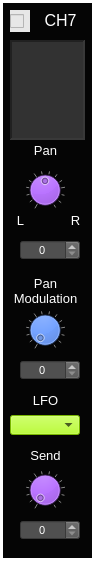
  <widget class="CustomFrame" name="frame_MixerChannel_7">
   <property name="geometry">
    <rect>
     <x>610</x>
     <y>10</y>
     <width>95</width>
     <height>561</height>
    </rect>
   </property>
   <property name="styleSheet">
    <string notr="true">background-color: rgb(5, 5, 5);
color: rgb(255, 255, 255);</string>
   </property>
   <property name="frameShape">
    <enum>QFrame::Panel</enum>
   </property>
   <property name="frameShadow">
    <enum>QFrame::Plain</enum>
   </property>
   <property name="lineWidth">
    <number>3</number>
   </property>
   <property name="midLineWidth">
    <number>1</number>
   </property>
   <widget class="QLabel" name="label_ADSRtitle_7">
    <property name="geometry">
     <rect>
      <x>40</x>
      <y>10</y>
      <width>41</width>
      <height>20</height>
     </rect>
    </property>
    <property name="font">
     <font>
      <pointsize>12</pointsize>
     </font>
    </property>
    <property name="styleSheet">
     <string notr="true">color: rgb(255, 255, 255);</string>
    </property>
    <property name="text">
     <string>CH7</string>
    </property>
    <property name="alignment">
     <set>Qt::AlignCenter</set>
    </property>
   </widget>
   <widget class="QTextEdit" name="textEdit_MixerChanText_7">
    <property name="geometry">
     <rect>
      <x>10</x>
      <y>40</y>
      <width>75</width>
      <height>100</height>
     </rect>
    </property>
    <property name="focusPolicy">
     <enum>Qt::NoFocus</enum>
    </property>
    <property name="styleSheet">
     <string notr="true">background-color: rgb(50,50,50);</string>
    </property>
    <property name="frameShape">
     <enum>QFrame::Panel</enum>
    </property>
    <property name="lineWidth">
     <number>2</number>
    </property>
    <property name="midLineWidth">
     <number>2</number>
    </property>
    <property name="readOnly">
     <bool>true</bool>
    </property>
   </widget>
   <widget class="QLabel" name="label_166">
    <property name="geometry">
     <rect>
      <x>25</x>
      <y>140</y>
      <width>41</width>
      <height>21</height>
     </rect>
    </property>
    <property name="font">
     <font>
      <pointsize>10</pointsize>
     </font>
    </property>
    <property name="styleSheet">
     <string notr="true">color: rgb(255, 255, 255);</string>
    </property>
    <property name="text">
     <string>Pan</string>
    </property>
    <property name="alignment">
     <set>Qt::AlignCenter</set>
    </property>
   </widget>
   <widget class="CustomDial" name="dial_MixerChPan_7">
    <property name="geometry">
     <rect>
      <x>25</x>
      <y>170</y>
      <width>40</width>
      <height>40</height>
     </rect>
    </property>
    <property name="focusPolicy">
     <enum>Qt::NoFocus</enum>
    </property>
    <property name="styleSheet">
     <string notr="true">background-color: rgb(170, 85, 255);</string>
    </property>
    <property name="minimum">
     <number>0</number>
    </property>
    <property name="maximum">
     <number>100</number>
    </property>
    <property name="value">
     <number>50</number>
    </property>
    <property name="wrapping">
     <bool>false</bool>
    </property>
    <property name="notchTarget">
     <double>8.000000000000000</double>
    </property>
    <property name="notchesVisible">
     <bool>true</bool>
    </property>
   </widget>
   <widget class="QLabel" name="label_167">
    <property name="geometry">
     <rect>
      <x>10</x>
      <y>210</y>
      <width>21</width>
      <height>21</height>
     </rect>
    </property>
    <property name="font">
     <font>
      <pointsize>10</pointsize>
     </font>
    </property>
    <property name="styleSheet">
     <string notr="true">color: rgb(255, 255, 255);</string>
    </property>
    <property name="text">
     <string>L</string>
    </property>
    <property name="alignment">
     <set>Qt::AlignCenter</set>
    </property>
   </widget>
   <widget class="QLabel" name="label_168">
    <property name="geometry">
     <rect>
      <x>65</x>
      <y>210</y>
      <width>21</width>
      <height>21</height>
     </rect>
    </property>
    <property name="font">
     <font>
      <pointsize>10</pointsize>
     </font>
    </property>
    <property name="styleSheet">
     <string notr="true">color: rgb(255, 255, 255);</string>
    </property>
    <property name="text">
     <string>R</string>
    </property>
    <property name="alignment">
     <set>Qt::AlignCenter</set>
    </property>
   </widget>
   <widget class="QLabel" name="label_169">
    <property name="geometry">
     <rect>
      <x>10</x>
      <y>270</y>
      <width>71</width>
      <height>41</height>
     </rect>
    </property>
    <property name="font">
     <font>
      <pointsize>10</pointsize>
     </font>
    </property>
    <property name="styleSheet">
     <string notr="true">color: rgb(255, 255, 255);</string>
    </property>
    <property name="text">
     <string>Pan
Modulation</string>
    </property>
    <property name="alignment">
     <set>Qt::AlignCenter</set>
    </property>
   </widget>
   <widget class="QLabel" name="label_170">
    <property name="geometry">
     <rect>
      <x>25</x>
      <y>445</y>
      <width>41</width>
      <height>21</height>
     </rect>
    </property>
    <property name="font">
     <font>
      <pointsize>10</pointsize>
     </font>
    </property>
    <property name="styleSheet">
     <string notr="true">color: rgb(255, 255, 255);</string>
    </property>
    <property name="text">
     <string>Send</string>
    </property>
    <property name="alignment">
     <set>Qt::AlignCenter</set>
    </property>
   </widget>
   <widget class="CustomDial" name="dial_MixerChSend_7">
    <property name="geometry">
     <rect>
      <x>25</x>
      <y>470</y>
      <width>40</width>
      <height>40</height>
     </rect>
    </property>
    <property name="focusPolicy">
     <enum>Qt::NoFocus</enum>
    </property>
    <property name="styleSheet">
     <string notr="true">background-color: rgb(170, 85, 255);</string>
    </property>
    <property name="maximum">
     <number>100</number>
    </property>
    <property name="value">
     <number>0</number>
    </property>
    <property name="wrapping">
     <bool>false</bool>
    </property>
    <property name="notchTarget">
     <double>8.000000000000000</double>
    </property>
    <property name="notchesVisible">
     <bool>true</bool>
    </property>
   </widget>
   <widget class="CustomComboBox" name="comboBox_MixerChPanModLfo_7">
    <property name="geometry">
     <rect>
      <x>10</x>
      <y>415</y>
      <width>70</width>
      <height>20</height>
     </rect>
    </property>
    <property name="font">
     <font>
      <pointsize>8</pointsize>
     </font>
    </property>
    <property name="focusPolicy">
     <enum>Qt::NoFocus</enum>
    </property>
    <property name="styleSheet">
     <string notr="true">selection-background-color: rgb(255, 0, 0);
color: rgb(0,0,0);
border-color: rgb(0, 0, 0);
background-color: rgb(170, 255, 0);
</string>
    </property>
    <property name="currentText">
     <string/>
    </property>
    <property name="currentIndex">
     <number>-1</number>
    </property>
    <property name="maxVisibleItems">
     <number>4</number>
    </property>
   </widget>
   <widget class="QLabel" name="label_102">
    <property name="geometry">
     <rect>
      <x>20</x>
      <y>390</y>
      <width>51</width>
      <height>21</height>
     </rect>
    </property>
    <property name="font">
     <font>
      <pointsize>10</pointsize>
     </font>
    </property>
    <property name="styleSheet">
     <string notr="true">color: rgb(255, 255, 255);</string>
    </property>
    <property name="text">
     <string>LFO</string>
    </property>
    <property name="alignment">
     <set>Qt::AlignCenter</set>
    </property>
   </widget>
   <widget class="CustomDial" name="dial_MixerChPanModLevel_7">
    <property name="geometry">
     <rect>
      <x>25</x>
      <y>310</y>
      <width>40</width>
      <height>40</height>
     </rect>
    </property>
    <property name="focusPolicy">
     <enum>Qt::NoFocus</enum>
    </property>
    <property name="styleSheet">
     <string notr="true">background-color: rgb(0, 85, 255);</string>
    </property>
    <property name="minimum">
     <number>0</number>
    </property>
    <property name="maximum">
     <number>100</number>
    </property>
    <property name="value">
     <number>0</number>
    </property>
    <property name="wrapping">
     <bool>false</bool>
    </property>
    <property name="notchTarget">
     <double>8.000000000000000</double>
    </property>
    <property name="notchesVisible">
     <bool>true</bool>
    </property>
   </widget>
   <widget class="QSpinBox" name="spinBox_MixerChPanModLevel_7">
    <property name="geometry">
     <rect>
      <x>20</x>
      <y>360</y>
      <width>60</width>
      <height>20</height>
     </rect>
    </property>
    <property name="font">
     <font>
      <pointsize>8</pointsize>
     </font>
    </property>
    <property name="focusPolicy">
     <enum>Qt::NoFocus</enum>
    </property>
    <property name="styleSheet">
     <string notr="true">background-color: rgb(80,80,80);
color: rgb(255, 255, 255);</string>
    </property>
    <property name="alignment">
     <set>Qt::AlignCenter</set>
    </property>
    <property name="readOnly">
     <bool>false</bool>
    </property>
    <property name="accelerated">
     <bool>true</bool>
    </property>
    <property name="maximum">
     <number>100</number>
    </property>
    <property name="value">
     <number>0</number>
    </property>
   </widget>
   <widget class="CustomCheckBox" name="checkBox_MixerChanActivity_7">
    <property name="geometry">
     <rect>
      <x>10</x>
      <y>10</y>
      <width>20</width>
      <height>22</height>
     </rect>
    </property>
    <property name="font">
     <font>
      <pointsize>12</pointsize>
     </font>
    </property>
    <property name="focusPolicy">
     <enum>Qt::NoFocus</enum>
    </property>
    <property name="styleSheet">
     <string notr="true">background-color: rgb(231, 231, 231);</string>
    </property>
    <property name="text">
     <string/>
    </property>
    <property name="checkable">
     <bool>true</bool>
    </property>
   </widget>
   <widget class="QSpinBox" name="spinBox_MixerChPan_7">
    <property name="geometry">
     <rect>
      <x>20</x>
      <y>240</y>
      <width>60</width>
      <height>20</height>
     </rect>
    </property>
    <property name="font">
     <font>
      <pointsize>8</pointsize>
     </font>
    </property>
    <property name="focusPolicy">
     <enum>Qt::NoFocus</enum>
    </property>
    <property name="styleSheet">
     <string notr="true">background-color: rgb(80,80,80);
color: rgb(255, 255, 255);</string>
    </property>
    <property name="alignment">
     <set>Qt::AlignCenter</set>
    </property>
    <property name="readOnly">
     <bool>false</bool>
    </property>
    <property name="accelerated">
     <bool>true</bool>
    </property>
    <property name="maximum">
     <number>100</number>
    </property>
    <property name="value">
     <number>0</number>
    </property>
   </widget>
   <widget class="QSpinBox" name="spinBox_MixerChSend_7">
    <property name="geometry">
     <rect>
      <x>20</x>
      <y>520</y>
      <width>60</width>
      <height>20</height>
     </rect>
    </property>
    <property name="font">
     <font>
      <pointsize>8</pointsize>
     </font>
    </property>
    <property name="focusPolicy">
     <enum>Qt::NoFocus</enum>
    </property>
    <property name="styleSheet">
     <string notr="true">background-color: rgb(80,80,80);
color: rgb(255, 255, 255);</string>
    </property>
    <property name="alignment">
     <set>Qt::AlignCenter</set>
    </property>
    <property name="readOnly">
     <bool>false</bool>
    </property>
    <property name="accelerated">
     <bool>true</bool>
    </property>
    <property name="maximum">
     <number>100</number>
    </property>
    <property name="value">
     <number>0</number>
    </property>
   </widget>
  </widget>
